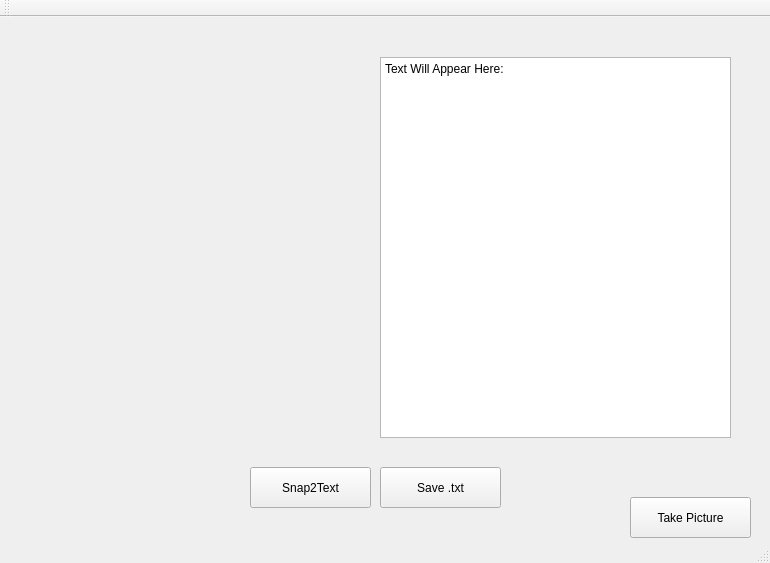
<?xml version="1.0" encoding="UTF-8"?>
<ui version="4.0">
 <class>MainWindow</class>
 <widget class="QMainWindow" name="MainWindow">
  <property name="geometry">
   <rect>
    <x>0</x>
    <y>0</y>
    <width>770</width>
    <height>563</height>
   </rect>
  </property>
  <property name="windowTitle">
   <string>MainWindow</string>
  </property>
  <widget class="QWidget" name="centralWidget">
   <widget class="QPushButton" name="pushButton">
    <property name="geometry">
     <rect>
      <x>250</x>
      <y>450</y>
      <width>121</width>
      <height>41</height>
     </rect>
    </property>
    <property name="text">
     <string>Snap2Text</string>
    </property>
   </widget>
   <widget class="QPushButton" name="pushButton_3">
    <property name="geometry">
     <rect>
      <x>630</x>
      <y>480</y>
      <width>121</width>
      <height>41</height>
     </rect>
    </property>
    <property name="text">
     <string>Take Picture</string>
    </property>
   </widget>
   <widget class="QPushButton" name="pushButton_4">
    <property name="geometry">
     <rect>
      <x>380</x>
      <y>450</y>
      <width>121</width>
      <height>41</height>
     </rect>
    </property>
    <property name="text">
     <string>Save .txt</string>
    </property>
   </widget>
   <widget class="QPlainTextEdit" name="plainTextEdit">
    <property name="geometry">
     <rect>
      <x>380</x>
      <y>40</y>
      <width>351</width>
      <height>381</height>
     </rect>
    </property>
    <property name="plainText">
     <string>Text Will Appear Here:

</string>
    </property>
   </widget>
   <widget class="QStackedWidget" name="stackedWidget">
    <property name="geometry">
     <rect>
      <x>60</x>
      <y>30</y>
      <width>291</width>
      <height>391</height>
     </rect>
    </property>
    <property name="currentIndex">
     <number>0</number>
    </property>
    <widget class="QWidget" name="page">
     <widget class="QLabel" name="label">
      <property name="geometry">
       <rect>
        <x>-24</x>
        <y>12</y>
        <width>301</width>
        <height>381</height>
       </rect>
      </property>
      <property name="text">
       <string/>
      </property>
     </widget>
    </widget>
    <widget class="QWidget" name="page_2">
     <widget class="QScrollArea" name="scrollArea">
      <property name="geometry">
       <rect>
        <x>19</x>
        <y>19</y>
        <width>271</width>
        <height>371</height>
       </rect>
      </property>
      <property name="widgetResizable">
       <bool>true</bool>
      </property>
      <widget class="QWidget" name="scrollAreaWidgetContents">
       <property name="geometry">
        <rect>
         <x>0</x>
         <y>0</y>
         <width>269</width>
         <height>369</height>
        </rect>
       </property>
      </widget>
     </widget>
    </widget>
   </widget>
  </widget>
  <widget class="QToolBar" name="mainToolBar">
   <attribute name="toolBarArea">
    <enum>TopToolBarArea</enum>
   </attribute>
   <attribute name="toolBarBreak">
    <bool>false</bool>
   </attribute>
  </widget>
  <widget class="QStatusBar" name="statusBar"/>
 </widget>
 <layoutdefault spacing="6" margin="11"/>
 <resources/>
 <connections/>
</ui>
